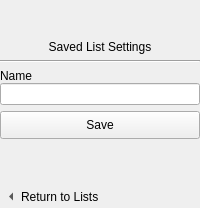
                     <widget class="QWidget" name="audioSavedListSettings">
                      <layout class="QVBoxLayout" name="verticalLayout_28">
                       <property name="margin">
                        <number>0</number>
                       </property>
                       <item>
                        <spacer name="verticalSpacer_5">
                         <property name="orientation">
                          <enum>Qt::Vertical</enum>
                         </property>
                         <property name="sizeHint" stdset="0">
                          <size>
                           <width>20</width>
                           <height>40</height>
                          </size>
                         </property>
                        </spacer>
                       </item>
                       <item>
                        <widget class="QLabel" name="label_8">
                         <property name="text">
                          <string>Saved List Settings</string>
                         </property>
                         <property name="alignment">
                          <set>Qt::AlignCenter</set>
                         </property>
                        </widget>
                       </item>
                       <item>
                        <widget class="Line" name="line_4">
                         <property name="orientation">
                          <enum>Qt::Horizontal</enum>
                         </property>
                        </widget>
                       </item>
                       <item>
                        <widget class="QWidget" name="widget_8" native="true">
                         <layout class="QVBoxLayout" name="verticalLayout_32">
                          <property name="spacing">
                           <number>0</number>
                          </property>
                          <property name="margin">
                           <number>0</number>
                          </property>
                          <item>
                           <widget class="QLabel" name="label_9">
                            <property name="text">
                             <string>Name</string>
                            </property>
                           </widget>
                          </item>
                          <item>
                           <widget class="KLineEdit" name="aslsListName"/>
                          </item>
                         </layout>
                        </widget>
                       </item>
                       <item>
                        <widget class="QPushButton" name="aslsSave">
                         <property name="sizePolicy">
                          <sizepolicy hsizetype="Expanding" vsizetype="Preferred">
                           <horstretch>0</horstretch>
                           <verstretch>0</verstretch>
                          </sizepolicy>
                         </property>
                         <property name="minimumSize">
                          <size>
                           <width>0</width>
                           <height>28</height>
                          </size>
                         </property>
                         <property name="text">
                          <string>Save</string>
                         </property>
                         <property name="icon">
                          <iconset>
                           <normaloff>../convenience/document-save.png</normaloff>../convenience/document-save.png</iconset>
                         </property>
                        </widget>
                       </item>
                       <item>
                        <spacer name="verticalSpacer_6">
                         <property name="orientation">
                          <enum>Qt::Vertical</enum>
                         </property>
                         <property name="sizeHint" stdset="0">
                          <size>
                           <width>20</width>
                           <height>40</height>
                          </size>
                         </property>
                        </spacer>
                       </item>
                       <item>
                        <widget class="QToolButton" name="aslsCancel">
                         <property name="sizePolicy">
                          <sizepolicy hsizetype="Expanding" vsizetype="Fixed">
                           <horstretch>0</horstretch>
                           <verstretch>0</verstretch>
                          </sizepolicy>
                         </property>
                         <property name="text">
                          <string>Return to Lists</string>
                         </property>
                         <property name="toolButtonStyle">
                          <enum>Qt::ToolButtonTextBesideIcon</enum>
                         </property>
                         <property name="autoRaise">
                          <bool>true</bool>
                         </property>
                         <property name="arrowType">
                          <enum>Qt::LeftArrow</enum>
                         </property>
                        </widget>
                       </item>
                      </layout>
                     </widget>
